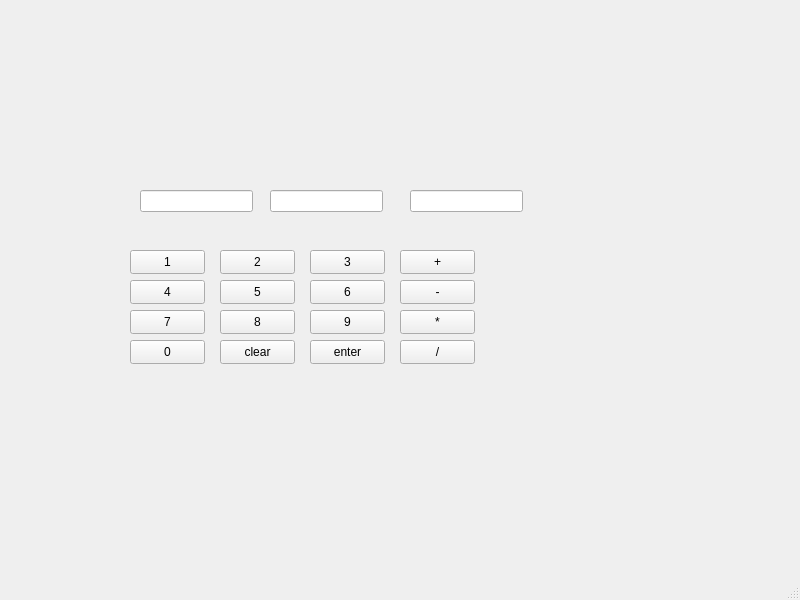
<?xml version="1.0" encoding="UTF-8"?>
<ui version="4.0">
 <class>MainWindow</class>
 <widget class="QMainWindow" name="MainWindow">
  <property name="geometry">
   <rect>
    <x>0</x>
    <y>0</y>
    <width>800</width>
    <height>600</height>
   </rect>
  </property>
  <property name="windowTitle">
   <string>MainWindow</string>
  </property>
  <widget class="QWidget" name="centralwidget">
   <widget class="QPushButton" name="N1">
    <property name="geometry">
     <rect>
      <x>130</x>
      <y>250</y>
      <width>75</width>
      <height>24</height>
     </rect>
    </property>
    <property name="text">
     <string>1</string>
    </property>
   </widget>
   <widget class="QPushButton" name="N2">
    <property name="geometry">
     <rect>
      <x>220</x>
      <y>250</y>
      <width>75</width>
      <height>24</height>
     </rect>
    </property>
    <property name="text">
     <string>2</string>
    </property>
   </widget>
   <widget class="QPushButton" name="N3">
    <property name="geometry">
     <rect>
      <x>310</x>
      <y>250</y>
      <width>75</width>
      <height>24</height>
     </rect>
    </property>
    <property name="text">
     <string>3</string>
    </property>
   </widget>
   <widget class="QPushButton" name="N5">
    <property name="geometry">
     <rect>
      <x>220</x>
      <y>280</y>
      <width>75</width>
      <height>24</height>
     </rect>
    </property>
    <property name="text">
     <string>5</string>
    </property>
   </widget>
   <widget class="QPushButton" name="N6">
    <property name="geometry">
     <rect>
      <x>310</x>
      <y>280</y>
      <width>75</width>
      <height>24</height>
     </rect>
    </property>
    <property name="text">
     <string>6</string>
    </property>
   </widget>
   <widget class="QPushButton" name="N4">
    <property name="geometry">
     <rect>
      <x>130</x>
      <y>280</y>
      <width>75</width>
      <height>24</height>
     </rect>
    </property>
    <property name="text">
     <string>4</string>
    </property>
   </widget>
   <widget class="QPushButton" name="N8">
    <property name="geometry">
     <rect>
      <x>220</x>
      <y>310</y>
      <width>75</width>
      <height>24</height>
     </rect>
    </property>
    <property name="text">
     <string>8</string>
    </property>
   </widget>
   <widget class="QPushButton" name="N9">
    <property name="geometry">
     <rect>
      <x>310</x>
      <y>310</y>
      <width>75</width>
      <height>24</height>
     </rect>
    </property>
    <property name="text">
     <string>9</string>
    </property>
   </widget>
   <widget class="QPushButton" name="N7">
    <property name="geometry">
     <rect>
      <x>130</x>
      <y>310</y>
      <width>75</width>
      <height>24</height>
     </rect>
    </property>
    <property name="text">
     <string>7</string>
    </property>
   </widget>
   <widget class="QPushButton" name="clear">
    <property name="geometry">
     <rect>
      <x>220</x>
      <y>340</y>
      <width>75</width>
      <height>24</height>
     </rect>
    </property>
    <property name="text">
     <string>clear</string>
    </property>
   </widget>
   <widget class="QPushButton" name="enter">
    <property name="geometry">
     <rect>
      <x>310</x>
      <y>340</y>
      <width>75</width>
      <height>24</height>
     </rect>
    </property>
    <property name="text">
     <string>enter</string>
    </property>
   </widget>
   <widget class="QPushButton" name="N0">
    <property name="geometry">
     <rect>
      <x>130</x>
      <y>340</y>
      <width>75</width>
      <height>24</height>
     </rect>
    </property>
    <property name="text">
     <string>0</string>
    </property>
   </widget>
   <widget class="QPushButton" name="mul">
    <property name="geometry">
     <rect>
      <x>400</x>
      <y>310</y>
      <width>75</width>
      <height>24</height>
     </rect>
    </property>
    <property name="text">
     <string>*</string>
    </property>
   </widget>
   <widget class="QPushButton" name="add">
    <property name="geometry">
     <rect>
      <x>400</x>
      <y>250</y>
      <width>75</width>
      <height>24</height>
     </rect>
    </property>
    <property name="text">
     <string>+</string>
    </property>
   </widget>
   <widget class="QPushButton" name="div">
    <property name="geometry">
     <rect>
      <x>400</x>
      <y>340</y>
      <width>75</width>
      <height>24</height>
     </rect>
    </property>
    <property name="text">
     <string>/</string>
    </property>
   </widget>
   <widget class="QPushButton" name="sub">
    <property name="geometry">
     <rect>
      <x>400</x>
      <y>280</y>
      <width>75</width>
      <height>24</height>
     </rect>
    </property>
    <property name="text">
     <string>-</string>
    </property>
   </widget>
   <widget class="QLineEdit" name="number1">
    <property name="geometry">
     <rect>
      <x>140</x>
      <y>190</y>
      <width>113</width>
      <height>22</height>
     </rect>
    </property>
   </widget>
   <widget class="QLineEdit" name="number2">
    <property name="geometry">
     <rect>
      <x>270</x>
      <y>190</y>
      <width>113</width>
      <height>22</height>
     </rect>
    </property>
   </widget>
   <widget class="QLineEdit" name="result">
    <property name="geometry">
     <rect>
      <x>410</x>
      <y>190</y>
      <width>113</width>
      <height>22</height>
     </rect>
    </property>
   </widget>
  </widget>
  <widget class="QMenuBar" name="menubar">
   <property name="geometry">
    <rect>
     <x>0</x>
     <y>0</y>
     <width>800</width>
     <height>22</height>
    </rect>
   </property>
  </widget>
  <widget class="QStatusBar" name="statusbar"/>
 </widget>
 <resources/>
 <connections/>
</ui>
